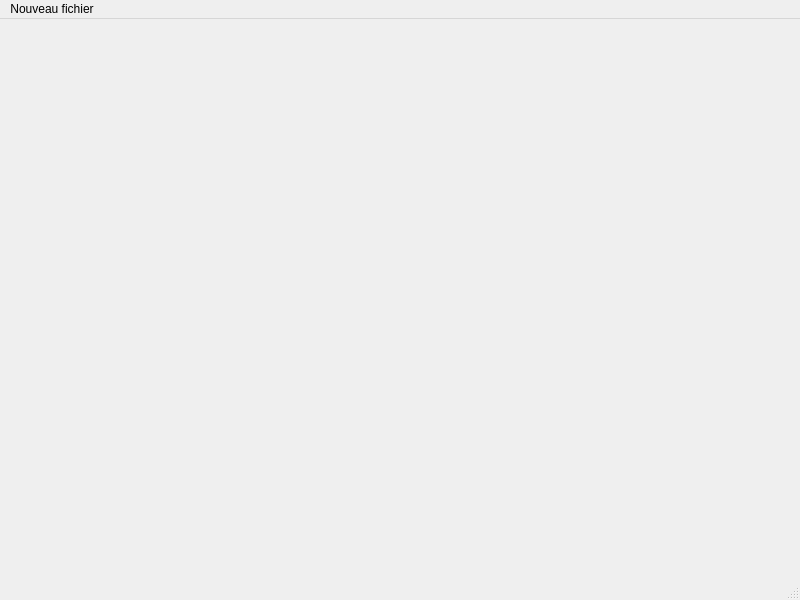
<?xml version="1.0" encoding="UTF-8"?>
<ui version="4.0">
 <class>MainWindow</class>
 <widget class="QMainWindow" name="MainWindow">
  <property name="geometry">
   <rect>
    <x>0</x>
    <y>0</y>
    <width>800</width>
    <height>600</height>
   </rect>
  </property>
  <property name="windowTitle">
   <string>MainWindow</string>
  </property>
  <widget class="QWidget" name="centralwidget"/>
  <widget class="QMenuBar" name="menubar">
   <property name="geometry">
    <rect>
     <x>0</x>
     <y>0</y>
     <width>800</width>
     <height>17</height>
    </rect>
   </property>
   <widget class="QMenu" name="menuNouveau_fichier">
    <property name="title">
     <string>Nouveau fichier</string>
    </property>
    <addaction name="separator"/>
    <addaction name="actionNouveau_projet"/>
   </widget>
   <addaction name="menuNouveau_fichier"/>
  </widget>
  <widget class="QStatusBar" name="statusbar"/>
  <action name="actionNouveau_projet">
   <property name="text">
    <string>Nouveau projet</string>
   </property>
  </action>
 </widget>
 <resources/>
 <connections/>
</ui>
